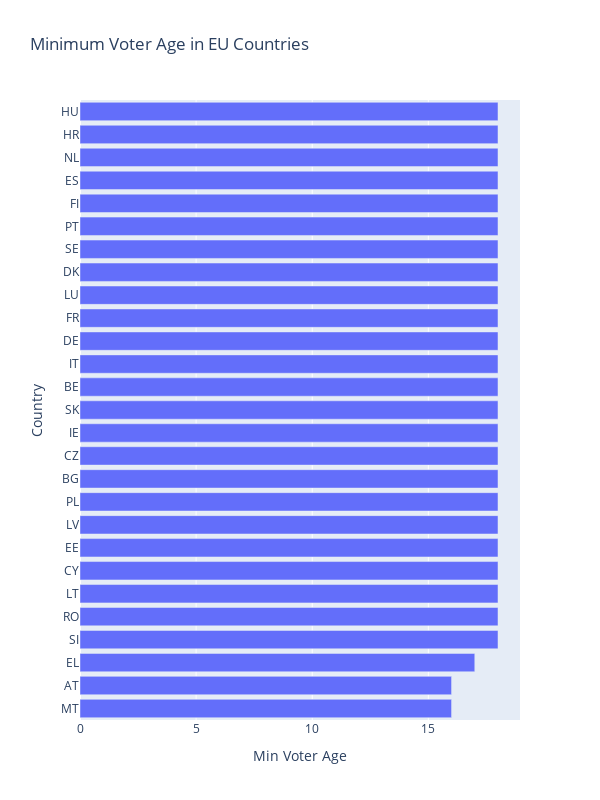

Notebook code cell kept with this figure:
### Code cell
title = "Minimum Voter Age in EU Countries"

column = 'Min Voter Age'

df = df.sort_values(column)

fig = px.bar(df, x=column, y='Country',
             title = title,
             height = 800, width = 600)

fig.show()

### Figure 1 — Plotly figure (JSON) as saved in the notebook; plotly's stock layout.template omitted (floating-point values rounded to 4 significant figures)
{"data": [{"alignmentgroup": "True", "hovertemplate": "Min Voter Age=%{x}<br>Country=%{y}<extra></extra>", "legendgroup": "", "marker": {"color": "#636efa", "pattern": {"shape": ""}}, "name": "", "offsetgroup": "", "orientation": "h", "showlegend": false, "textposition": "auto", "type": "bar", "x": [16, 16, 17, 18, 18, 18, 18, 18, 18, 18, 18, 18, 18, 18, 18, 18, 18, 18, 18, 18, 18, 18, 18, 18, 18, 18, 18], "xaxis": "x", "y": ["MT", "AT", "EL", "SI", "RO", "LT", "CY", "EE", "LV", "PL", "BG", "CZ", "IE", "SK", "BE", "IT", "DE", "FR", "LU", "DK", "SE", "PT", "FI", "ES", "NL", "HR", "HU"], "yaxis": "y"}], "layout": {"barmode": "relative", "height": 800, "legend": {"tracegroupgap": 0}, "title": {"text": "Minimum Voter Age in EU Countries"}, "width": 600, "xaxis": {"anchor": "y", "autorange": true, "domain": [0, 1], "range": [0, 18.95], "title": {"text": "Min Voter Age"}, "type": "linear"}, "yaxis": {"anchor": "x", "autorange": true, "domain": [0, 1], "range": [-0.5, 26.5], "title": {"text": "Country"}, "type": "category"}}}
